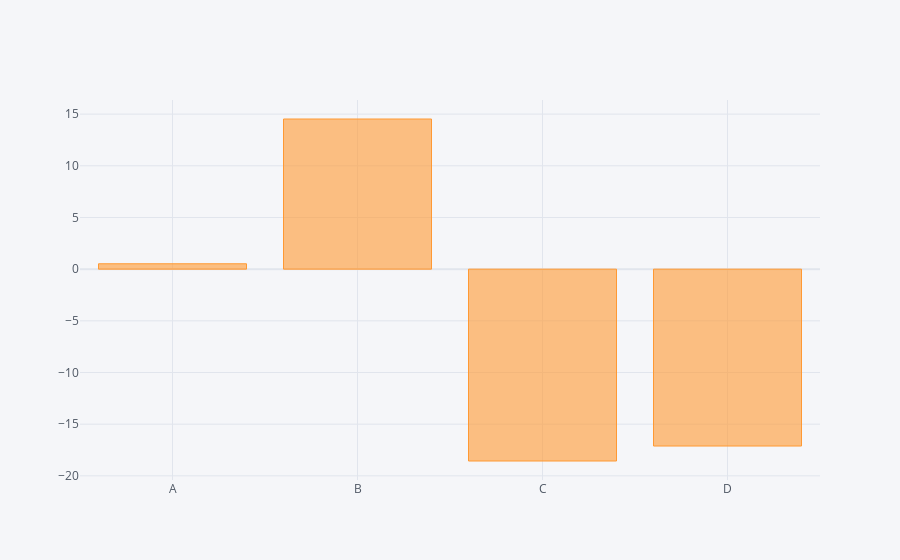

Notebook cell for this chart:
### Code cell
somar.iplot(kind = 'bar')

### Figure 1 — Plotly figure (JSON) as saved in the notebook; plotly's stock layout.template omitted (floating-point values rounded to 4 significant figures)
{"data": [{"marker": {"color": "rgba(255, 153, 51, 0.6)", "line": {"color": "rgba(255, 153, 51, 1.0)", "width": 1}}, "name": "None", "orientation": "v", "text": "", "type": "bar", "x": ["A", "B", "C", "D"], "y": [0.5193, 14.53, -18.56, -17.11]}], "layout": {"legend": {"bgcolor": "#F5F6F9", "font": {"color": "#4D5663"}}, "paper_bgcolor": "#F5F6F9", "plot_bgcolor": "#F5F6F9", "title": {"font": {"color": "#4D5663"}}, "xaxis": {"gridcolor": "#E1E5ED", "showgrid": true, "tickfont": {"color": "#4D5663"}, "title": {"font": {"color": "#4D5663"}, "text": ""}, "zerolinecolor": "#E1E5ED"}, "yaxis": {"gridcolor": "#E1E5ED", "showgrid": true, "tickfont": {"color": "#4D5663"}, "title": {"font": {"color": "#4D5663"}, "text": ""}, "zerolinecolor": "#E1E5ED"}}}
